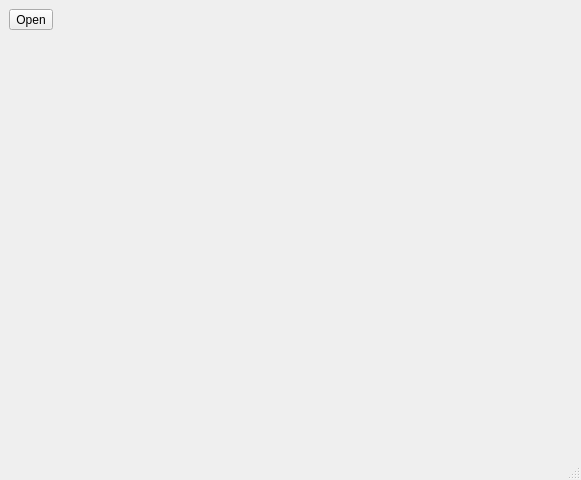
<?xml version="1.0" encoding="UTF-8"?>
<ui version="4.0">
 <class>MainWindow</class>
 <widget class="QMainWindow" name="MainWindow">
  <property name="geometry">
   <rect>
    <x>0</x>
    <y>0</y>
    <width>581</width>
    <height>480</height>
   </rect>
  </property>
  <property name="windowTitle">
   <string>MainWindow</string>
  </property>
  <widget class="QWidget" name="centralWidget">
   <layout class="QVBoxLayout" name="verticalLayout">
    <item>
     <layout class="QHBoxLayout" name="horizontalLayout">
      <item>
       <widget class="QToolButton" name="toolButton">
        <property name="text">
         <string>Open</string>
        </property>
        <property name="icon">
         <iconset theme="document-open"/>
        </property>
        <property name="toolButtonStyle">
         <enum>Qt::ToolButtonTextBesideIcon</enum>
        </property>
       </widget>
      </item>
      <item>
       <spacer name="horizontalSpacer">
        <property name="orientation">
         <enum>Qt::Horizontal</enum>
        </property>
        <property name="sizeHint" stdset="0">
         <size>
          <width>40</width>
          <height>20</height>
         </size>
        </property>
       </spacer>
      </item>
     </layout>
    </item>
    <item>
     <widget class="OceWidget" name="oceWidget" native="true">
      <property name="sizePolicy">
       <sizepolicy hsizetype="Preferred" vsizetype="MinimumExpanding">
        <horstretch>0</horstretch>
        <verstretch>0</verstretch>
       </sizepolicy>
      </property>
     </widget>
    </item>
   </layout>
  </widget>
  <widget class="QStatusBar" name="statusbar"/>
  <action name="actionOpen">
   <property name="icon">
    <iconset theme="document-open"/>
   </property>
   <property name="text">
    <string>Open...</string>
   </property>
   <property name="toolTip">
    <string>Open File</string>
   </property>
   <property name="shortcut">
    <string>Ctrl+O</string>
   </property>
  </action>
 </widget>
 <customwidgets>
  <customwidget>
   <class>OceWidget</class>
   <extends>QWidget</extends>
   <header>OceWidget.h</header>
   <container>1</container>
  </customwidget>
 </customwidgets>
 <resources/>
 <connections>
  <connection>
   <sender>toolButton</sender>
   <signal>clicked()</signal>
   <receiver>actionOpen</receiver>
   <slot>trigger()</slot>
   <hints>
    <hint type="sourcelabel">
     <x>354</x>
     <y>117</y>
    </hint>
    <hint type="destinationlabel">
     <x>-1</x>
     <y>-1</y>
    </hint>
   </hints>
  </connection>
 </connections>
</ui>
